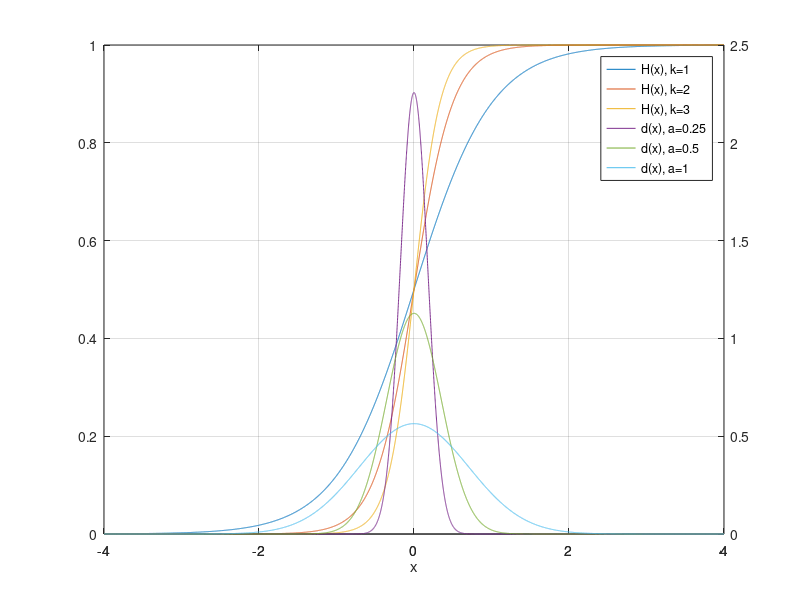

The MATLAB script that drew this image: (Note: this script raises an error after producing the figure.)
clear all; clc; close all;

x = -4:0.001:4;

k = [ 1, 2, 3 ];
a = [ 0.25, 0.5, 1 ];

Hx = 1./(1 + exp(-2*k(1)*x));
Hx1 = 1./(1 + exp(-2*k(2)*x));
Hx2 = 1./(1 + exp(-2*k(3)*x));
deltax = (1./(abs(a(1))*sqrt(pi))) * exp(-(x/a(1)).^2);
deltax1 = (1./(abs(a(2))*sqrt(pi))) * exp(-(x/a(2)).^2);
deltax2 = (1./(abs(a(3))*sqrt(pi))) * exp(-(x/a(3)).^2);

figure;

plotyy(x, [Hx; Hx1; Hx2], x, [deltax; deltax1; deltax2]);
% plot(x, [Hx; Hx1; Hx2; deltax; deltax1; deltax2]);
grid;
legend("H(x), k=1", "H(x), k=2", "H(x), k=3", "d(x), a=0.25", "d(x), a=0.5", "d(x), a=1");
xlabel("x");

yyaxis left
ylabel("H(x)");

yyaxis right
ylabel("d(x)");
set(gca, 'YTick', []);

title("Functions to describe discontinuities");